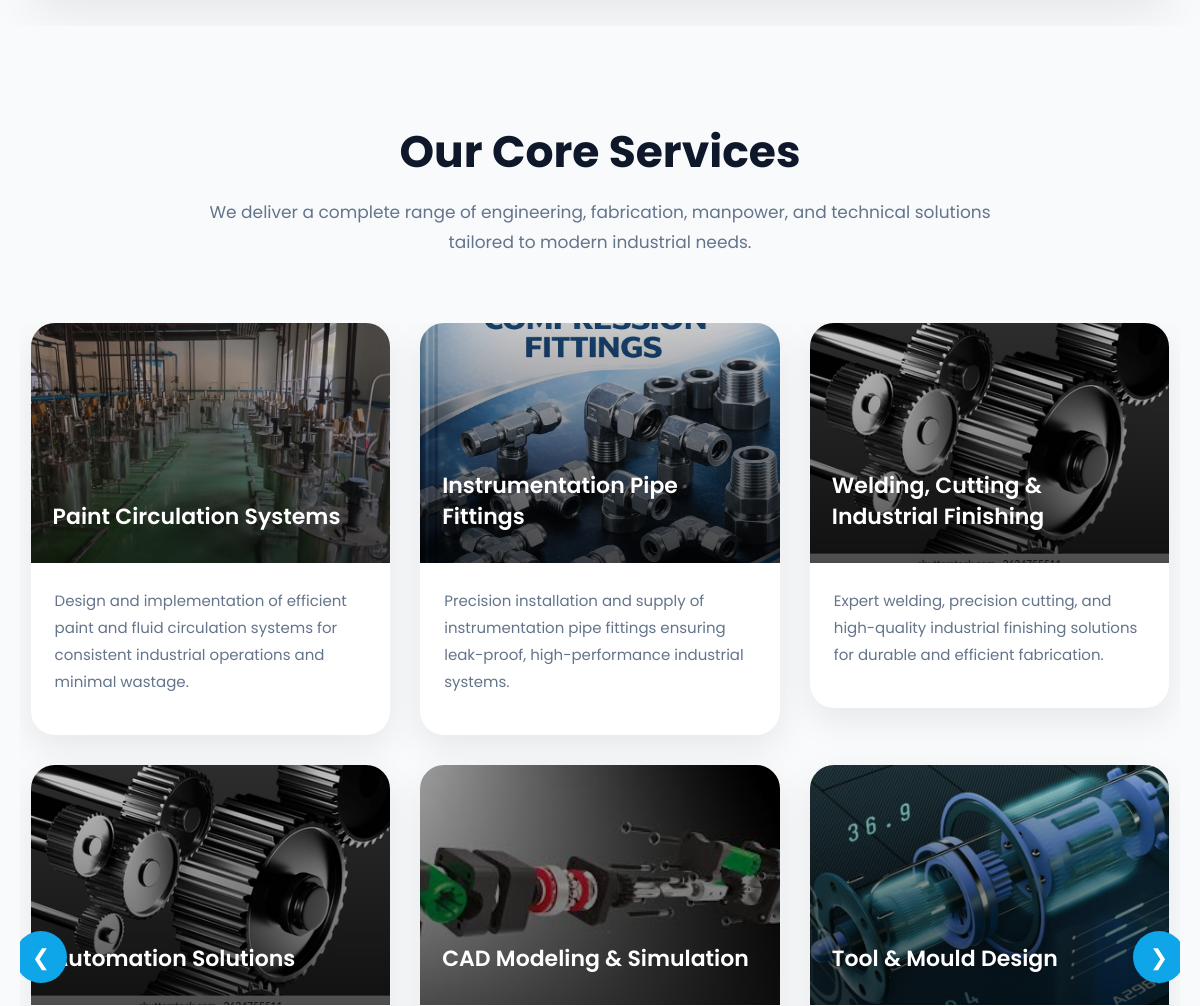
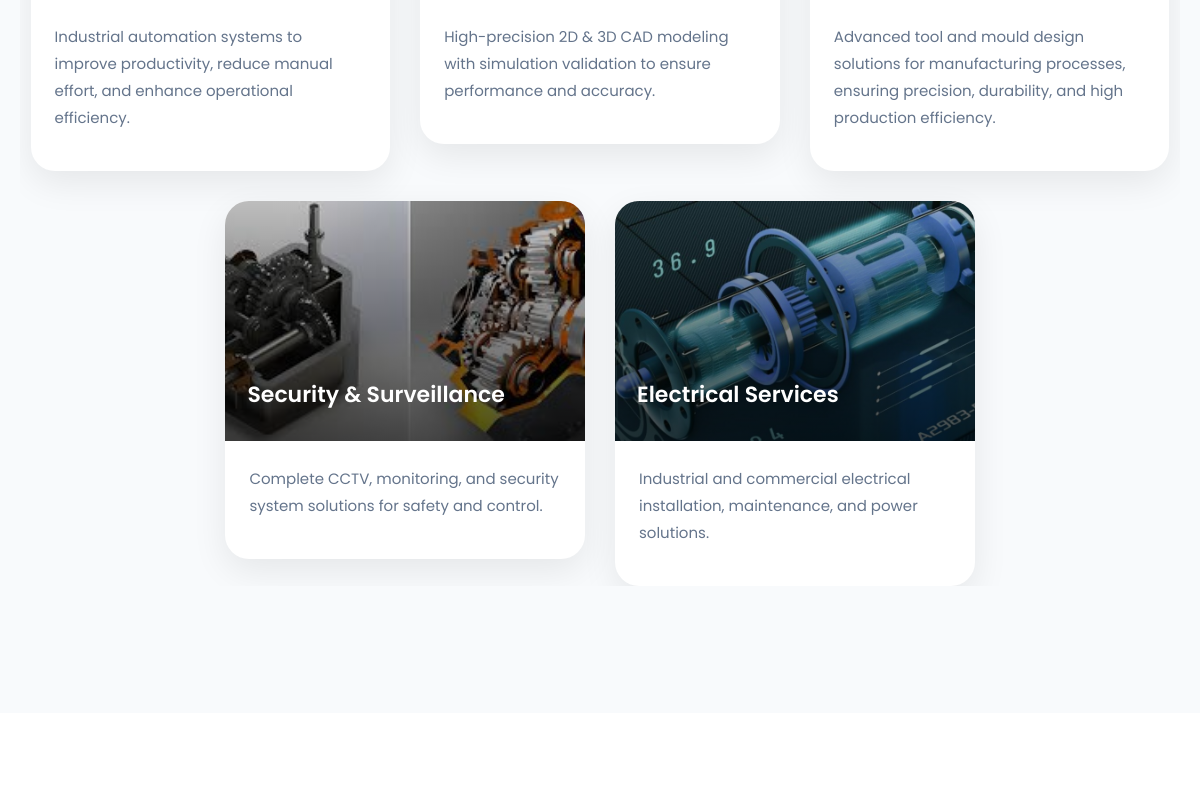
The app's page / (middle part), older data (2 pictures, top to bottom).
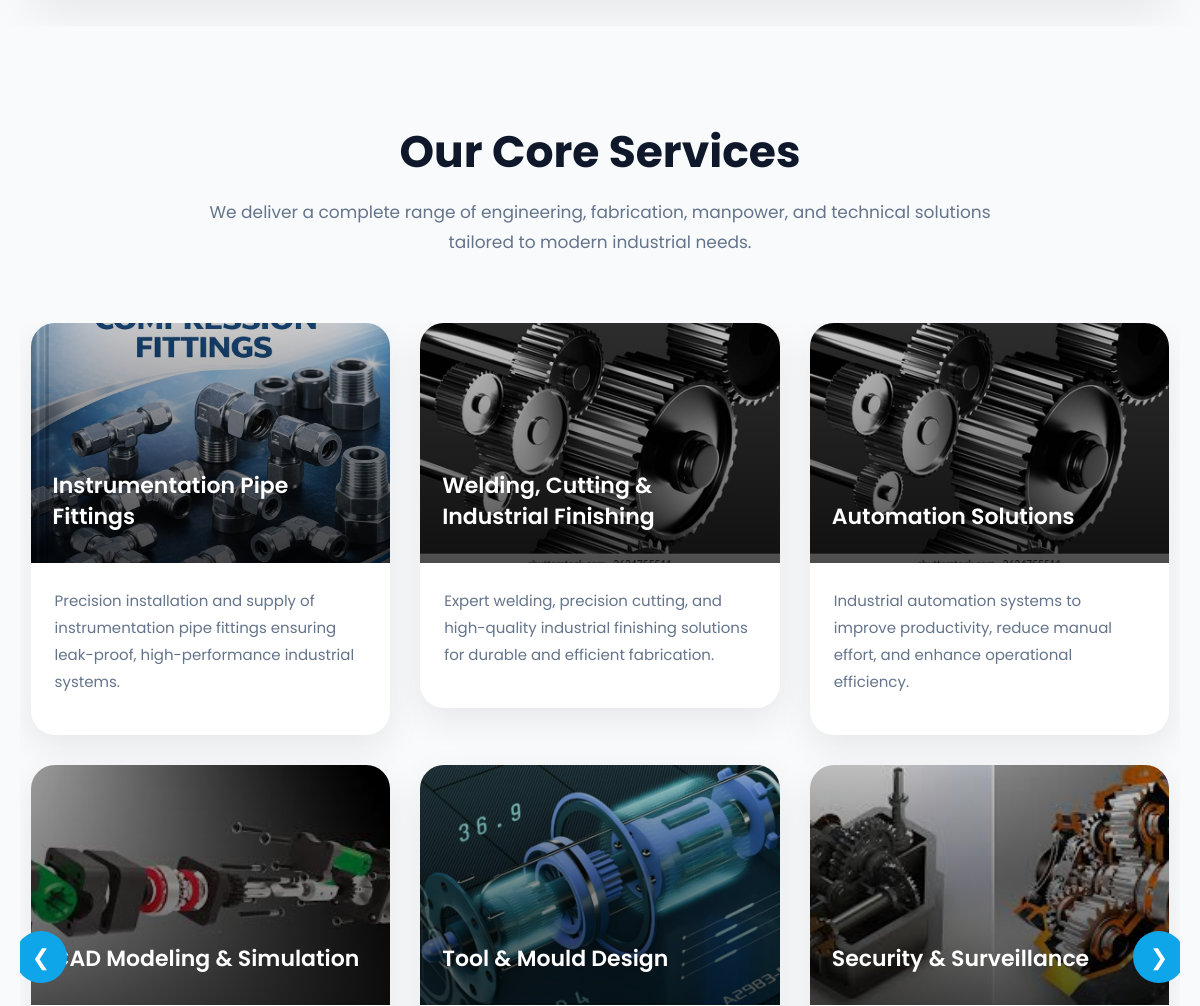
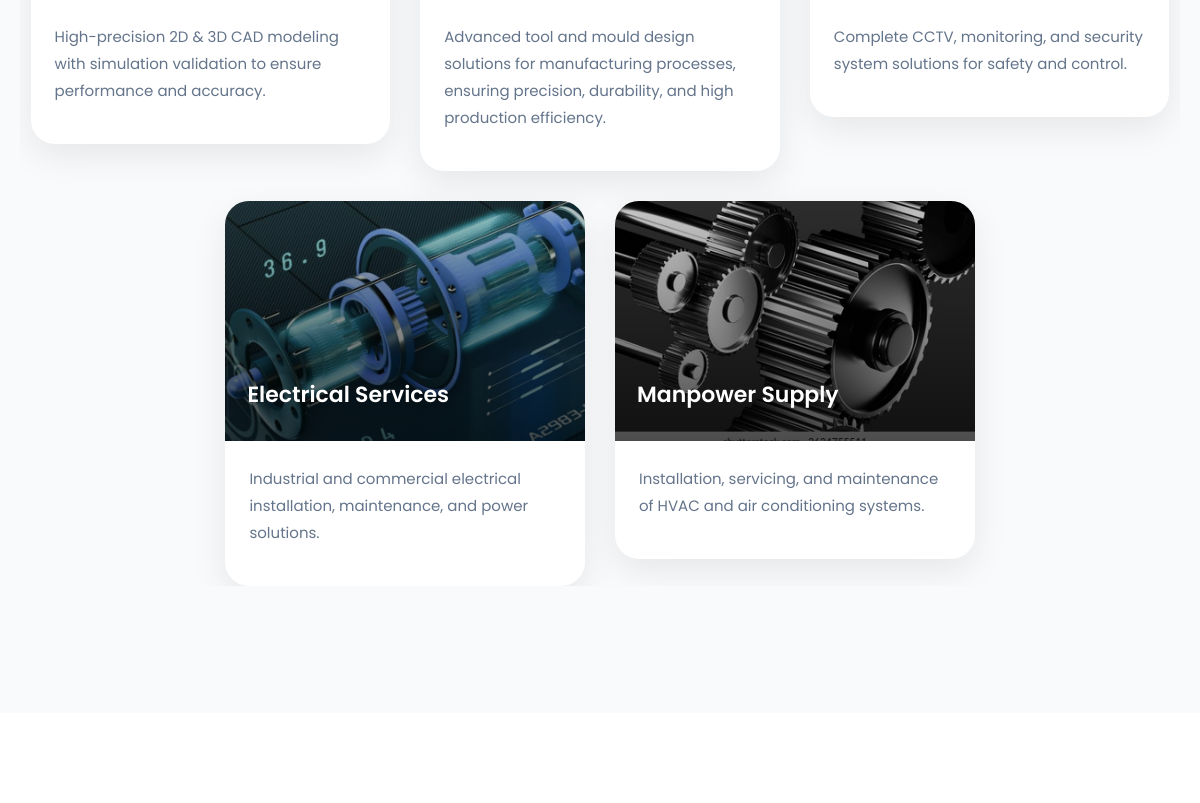
The same page, newer data (2 pictures, top to bottom).
### core/models.py (models this page shows, shortened)
class Service(models.Model):
    title = models.CharField(max_length=200)
    description = models.TextField()
    icon = models.ImageField(upload_to='services/')

### core/views.py (the view)
# urls.py: path('', home, name='home'),
def home(request):
    about_items = About.objects.all()
    main_about = About.objects.filter(is_main=True).first()
    certifications = Certification.objects.all()
    navbar_categories = ProductCategory.objects.filter(parent=None)
    context = {
        'banners': Banner.objects.all(),
        'services': Service.objects.all(),
        'products': Product.objects.all(),
        'industries': Industry.objects.all(),
        'about_items': about_items,
        'main_about': main_about,
        'navbar_categories': navbar_categories,
        'certifications': certifications,
    }
    return render(request, 'home.html', context)

### core/context_processors.py (called while the page is built)
def footer_data(request):
    return {
        'footer': Footer.objects.first(),
        'links': UsefulLink.objects.all()
    }

### core/templates/home.html (shortened to what this page needs)
{% extends 'base.html' %}
{% load static %}
{% block extra_css %}
<link rel="stylesheet" href="{% static 'css/home.css' %}">
{% endblock %}
{% block content %}
{% load static %}
<br>
<div class="services-section">
    <h2>Our Core Services</h2>
    <p class="services-subtitle">
        We deliver a complete range of engineering, fabrication, manpower, and technical solutions tailored to modern industrial needs.
    </p>
    <div class="services-slider-wrapper">
        <div class="slider-arrow left" id="prevSlide">❮</div>
        <div class="slider-arrow right" id="nextSlide">❯</div>
        <div class="services-slider" id="servicesSlider">
            {% for s in services %}
                {% if forloop.counter0|divisibleby:8 %}
                <div class="services-slide">
                {% endif %}
                <div class="service-card-premium">
                    <div class="service-image">
                        <img src="{{ s.icon.url }}" alt="">
                        <div class="service-overlay">
                            <h4>{{ s.title }}</h4>
                        </div>
                    </div>
                    <div class="service-content">
                        <p>{{ s.description }}</p>
                    </div>
                </div>
                {% if forloop.counter|divisibleby:8 or forloop.last %}
                </div>
                {% endif %}
            {% endfor %}
        </div>
    </div>
</div>
<br>
<div class="why-section">
</div>
 {% load static %}
<br>
{% endblock %}

### core/templates/base.html (shortened to what this page needs)
{% load static %}
<!DOCTYPE html>
<html lang="en">
<head>
    <link href="https://cdn.jsdelivr.net/npm/bootstrap@5.3.0/dist/css/bootstrap.min.css" rel="stylesheet">
    <link rel="stylesheet" href="https://cdnjs.cloudflare.com/ajax/libs/font-awesome/6.5.0/css/all.min.css">
    <link rel="stylesheet" href="{% static 'css/style.css' %}">
    {% block extra_css %}{% endblock %}
</head>
<body>
<main>
    {% block content %}{% endblock %}
</main>
</body>
</html>

### core/static/css/style.css (style rules this page uses)
html,body { overflow-x:hidden; width:100%; }
* { margin:0; padding:0; box-sizing:border-box; }
:root { --primary:#0ea5e9; --secondary:#2563eb; --dark:#020617; --light:#f8fafc; --text:#334155; --white:#ffffff; --border:rgba(255,255,255,0.08); --shadow:0 10px 40px rgba(0,0,0,0.12); }
html { scroll-behavior:smooth; }
body { font-family:'Poppins',sans-serif; background:var(--light); color:var(--text); overflow-x:hidden; line-height:1.7; }
img { max-width:100%; }
main { min-height:100vh; padding-top:80px; }

### core/static/css/home.css (style rules this page uses)
.services-section { padding:100px 20px; background:#f8fafc; overflow:hidden; }
.services-section h2 { text-align:center; font-size:44px; font-weight:700; color:#0f172a; }
.services-subtitle { max-width:850px; margin:18px auto 65px; text-align:center; color:#64748b; font-size:17px; line-height:1.8; }
.services-slider-wrapper { position:relative; overflow:hidden; }
.services-slider { display:flex; transition:transform .7s ease; width:100%; }
.services-slide { min-width:100%; display:flex; flex-wrap:wrap; justify-content:center; gap:30px; align-items:flex-start; }
.service-card-premium { width:31%; background:#fff; border-radius:24px; overflow:hidden; box-shadow:0 12px 35px rgba(0,0,0,0.08); transition:.4s ease; flex-shrink:0; }
.service-image { position:relative; height:240px; overflow:hidden; }
.service-image img { width:100%; height:100%; object-fit:cover; transition:.5s ease; }
.service-overlay { position:absolute; inset:0; background:linear-gradient( to top, rgba(0,0,0,0.7), rgba(0,0,0,0.2) ); display:flex; align-items:flex-end; padding:22px; }
.service-overlay h4 { color:#fff; font-size:22px; font-weight:600; line-height:1.4; }
.service-content { padding:24px; }
.service-content p { color:#64748b; line-height:1.8; font-size:15px; }
.slider-arrow { position:absolute; top:50%; transform:translateY(-50%); z-index:5; width:52px; height:52px; border-radius:50%; background:#0ea5e9; display:flex; align-items:center; justify-content:center; color:#fff; font-size:22px; cursor:pointer; transition:.3s; }
.slider-arrow.left { left:-5px; }
.slider-arrow.right { right:-5px; }
.why-section { padding:100px 20px; background:#fff; }

Row changes from the older to the newer data that the page shows:
removed Service: icon (picture), title "Paint Circulation Systems", description "Design and implementation of efficient paint and fluid circulation systems for consistent industrial operations and minimal wastage."
now on this page (row edited): Service: icon (picture), title "Manpower Supply", description "Installation, servicing, and maintenance of HVAC and air conditioning systems."
